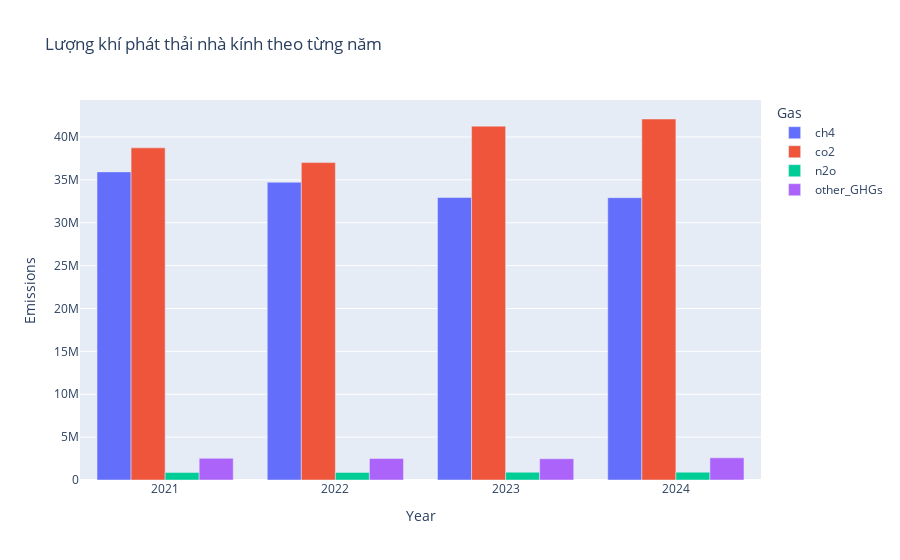

Source (notebook cell):
### Markdown cell above
4. VẼ BIỂU ĐỒ

### Code cell
import plotly.express as px
import pandas as pd

# Chuyển dữ liệu sang dạng dài (long format) để Plotly dễ vẽ
df_long = pivoted.melt(id_vars=['year'], value_vars=['ch4', 'co2', 'n2o', 'other_GHGs'], 
                  var_name='gas', value_name='emissions')

# Tạo biểu đồ cột động
fig = px.bar(df_long, x='year', y='emissions', color='gas',
             title='Lượng khí phát thải nhà kính theo từng năm',
             labels={'emissions': 'Emissions', 'year': 'Year', 'gas': 'Gas'},
             barmode='group')  # 'group' để các cột của mỗi năm không bị chồng lên nhau
fig.show()

### Figure 1 — Plotly figure (JSON) as saved in the notebook; plotly's stock layout.template omitted (floating-point values rounded to 4 significant figures)
{"data": [{"alignmentgroup": "True", "hovertemplate": "Gas=ch4<br>Year=%{x}<br>Emissions=%{y}<extra></extra>", "legendgroup": "ch4", "marker": {"color": "#636efa", "pattern": {"shape": ""}}, "name": "ch4", "offsetgroup": "ch4", "orientation": "v", "showlegend": true, "textposition": "auto", "type": "bar", "x": [2021, 2022, 2023, 2024], "xaxis": "x", "y": [35930000.0, 34720000.0, 32940000.0, 32930000.0], "yaxis": "y"}, {"alignmentgroup": "True", "hovertemplate": "Gas=co2<br>Year=%{x}<br>Emissions=%{y}<extra></extra>", "legendgroup": "co2", "marker": {"color": "#EF553B", "pattern": {"shape": ""}}, "name": "co2", "offsetgroup": "co2", "orientation": "v", "showlegend": true, "textposition": "auto", "type": "bar", "x": [2021, 2022, 2023, 2024], "xaxis": "x", "y": [38730000.0, 37020000.0, 41270000.0, 42100000.0], "yaxis": "y"}, {"alignmentgroup": "True", "hovertemplate": "Gas=n2o<br>Year=%{x}<br>Emissions=%{y}<extra></extra>", "legendgroup": "n2o", "marker": {"color": "#00cc96", "pattern": {"shape": ""}}, "name": "n2o", "offsetgroup": "n2o", "orientation": "v", "showlegend": true, "textposition": "auto", "type": "bar", "x": [2021, 2022, 2023, 2024], "xaxis": "x", "y": [867807, 880700.0, 905500.0, 908800.0], "yaxis": "y"}, {"alignmentgroup": "True", "hovertemplate": "Gas=other_GHGs<br>Year=%{x}<br>Emissions=%{y}<extra></extra>", "legendgroup": "other_GHGs", "marker": {"color": "#ab63fa", "pattern": {"shape": ""}}, "name": "other_GHGs", "offsetgroup": "other_GHGs", "orientation": "v", "showlegend": true, "textposition": "auto", "type": "bar", "x": [2021, 2022, 2023, 2024], "xaxis": "x", "y": [2525000.0, 2507000.0, 2480000.0, 2580000.0], "yaxis": "y"}], "layout": {"barmode": "group", "legend": {"title": {"text": "Gas"}, "tracegroupgap": 0}, "title": {"text": "Lượng khí phát thải nhà kính theo từng năm"}, "xaxis": {"anchor": "y", "domain": [0, 1], "title": {"text": "Year"}}, "yaxis": {"anchor": "x", "domain": [0, 1], "title": {"text": "Emissions"}}}}
